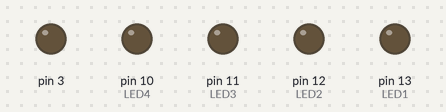
The program below on a simulated Arduino Uno, built with avr-gcc and run on an emulated ATmega328P. Parts: output pins drawn as LEDs (lit = HIGH).

Above: at 1.1 s.
At 6.6 s:
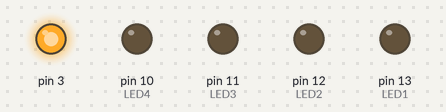
Timing chart, 0 to 7.6 s (numbered marks = the images above):
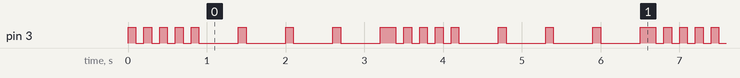

The program:

main.cpp
```cpp
#include <Arduino.h>
#define LED1 13
#define LED2 12
#define LED3 11
#define LED4 10
#define BTN1 A1
#define BTN2 A2
#define BTN3 A3
// put function declarations here:
// int myFunction(int, int);

void setup() {
  pinMode(A1,INPUT);
  pinMode(3,OUTPUT);
  pinMode(LED1,OUTPUT);
  pinMode(LED2,OUTPUT);
  pinMode(LED3,OUTPUT);
  pinMode(LED4,OUTPUT);
  // int result = myFunction(2, 3);
  // Serial.begin(9600);
  // Serial.println(result);
}

void loop() {
digitalWrite(3,HIGH);
delay(100);
digitalWrite(3,LOW);
delay(100);
digitalWrite(3,HIGH);
delay(100);
digitalWrite(3,LOW);
delay(100);
digitalWrite(3,HIGH);
delay(100);
digitalWrite(3,LOW);
delay(100);
digitalWrite(3,HIGH);
delay(100);
digitalWrite(3,LOW);
delay(100);
digitalWrite(3,HIGH);
delay(100);
digitalWrite(3,LOW);
delay(500);
digitalWrite(3,HIGH);
delay(100);
digitalWrite(3,LOW);
delay(500);
digitalWrite(3,HIGH);
delay(100);
digitalWrite(3,LOW);
delay(500);
digitalWrite(3,HIGH);
delay(100);
digitalWrite(3,LOW);
delay(500);
digitalWrite(3,HIGH);
delay(100);
digitalWrite(3,LOW);

  // put your main code here, to run repeatedly:
}

// // put function definitions here:
// int myFunction(int x, int y) {
//   return x + y;
// }
```

Measured:
- by itself, pin 3: repeats every 3.3 s: 4 × (LOW 0.10 s, HIGH 0.10 s), 3 × (LOW 0.50 s, HIGH 0.10 s), LOW 0.50 s, HIGH 0.20 s
- by itself, everything shown: repeats every 3.3 s, in 16 steps
